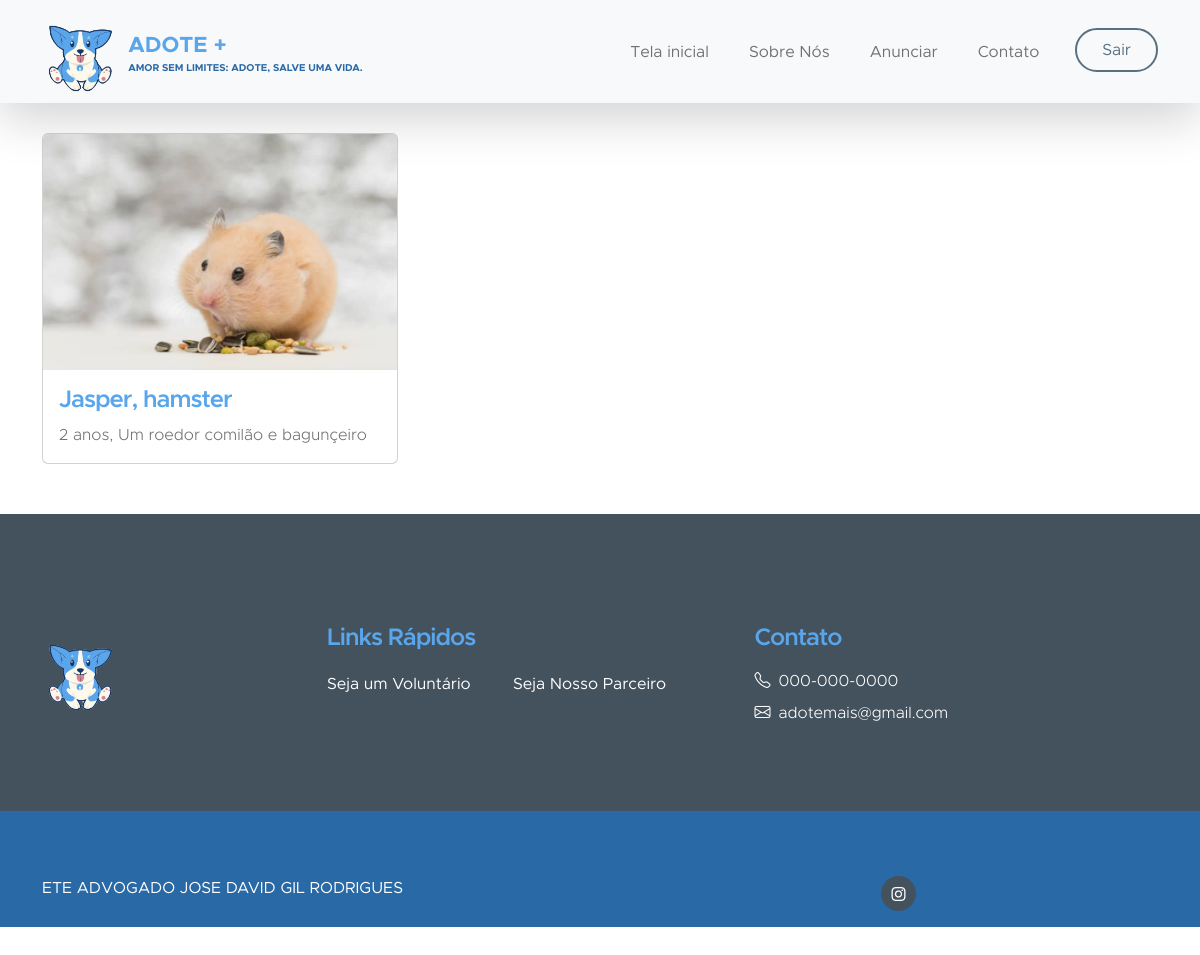
/adotar/hamster (signed in), run on the app's committed database.
### app/models/tables.py (models this page shows, shortened)
class Animal(db.Model):
    __tablename__= "animal" #nome da tabela já definida
    id = db.Column(db.Integer, primary_key=True)
    nome = db.Column(db.String(20), nullable=False)
    raca = db.Column(db.String(50), nullable=False)
    especie = db.Column(db.String(50), nullable=False)
    cor = db.Column(db.String(50), nullable=False)
    idade = db.Column(db.Integer, nullable=False)
    descricao = db.Column(db.Text, nullable=False)
    esterilizado = db.Column(db.Boolean)
    foto = db.Column(db.String(200), nullable=False)

### app/controllers/routes.py (the view)
@app.route('/adotar', defaults={'especie' : None})
@app.route('/adotar/<especie>')
def adotar(especie):
    if especie:
        animais = Animal.query.filter_by(especie=especie).all()
    else:
        animais = Animal.query.all()  # Busque todos os animais do banco de dados
    if current_user.is_authenticated:
        return render_template('adotar_logged_in.html', user=current_user, animais=animais)
    return render_template('adotar.html', animais=animais)

### app/models/tables.py (called while the page is built)
@login_manager.user_loader
def get_user(user_id):
    return User.query.filter_by(id=user_id).first()

    @property
    def is_authenticated(self):
        return True

### app/templates/adotar_logged_in.html (shortened to what this page needs)
<!DOCTYPE html>
    <html lang="en">
    <head>
        <link href="{{ url_for('static', filename='css/bootstrap.min.css') }}" rel="stylesheet">
        <link href="{{ url_for('static', filename='css/bootstrap-icons.css') }}" rel="stylesheet">
        <link href="{{ url_for('static', filename='css/index.css') }}" rel="stylesheet">
    </head>
    <body id="section_1">
        <header>
            <nav class="navbar navbar-expand-lg bg-light shadow-lg">
                <div class="container">
                    <a class="navbar-brand" href="/index">
                        <img src="{{ url_for('static', filename='images/logo.png') }}" class="logo img-fluid" alt="Kind Heart Charity">
                        <span>
                            ADOTE +
                            <small>Amor sem limites: adote, salve uma vida.</small>
                        </span>
                    </a>
                    <div class="collapse navbar-collapse" id="navbarNav">
                        <ul class="navbar-nav ms-auto">
                            <li class="nav-item">
                                <a class="nav-link click-scroll" href="/index">Tela inicial</a>
                            </li>
                            <li class="nav-item">
                                <a class="nav-link click-scroll" href="/index#section_3">Sobre Nós</a>
                            </li>
                            <li class="nav-item">
                                <a class="nav-link click-scroll" href="/anunciar">Anunciar</a>
                            </li>
                            <li class="nav-item">
                                <a class="nav-link click-scroll" href="/index#section_4">Contato</a>
                            </li>
                            <li class="nav-item ms-3">
                                <a class="nav-link custom-btn custom-border-btn btn" href="/logout">Sair</a>
                            </li>
                        </ul>
                    </div>
                </div>
            </nav>
        </header>
        <div class="container">
            <div class="row animal-list">
                {% for animal in animais %}
                    <div class="col-sm-4">
                        <a href="{{ url_for('animal_detalhes', animal_id=animal.id) }}">
                            <div class="card h-100 d-flex flex-column justify-content-between">
                                <img class="card-img-top" src="{{ url_for('static', filename='uploads/' + animal.foto) }}" alt="{{ animal.nome }}">
                                <div class="card-body">
                                    <h5 class="card-title">{{ animal.nome }}, {{ animal.especie }}</h5>
                                    <p class="card-text">{{animal.idade}} anos, {{animal.descricao}} </p>
                                </div>
                            </div>
                        </div>
                {% endfor %}
            </div>
        </div>
        <footer class="site-footer">
            <div class="container">
                <div class="row">
                    <div class="col-lg-3 col-12 mb-4">
                        <a href="#top">
                            <img src="{{ url_for('static', filename='images/logo.png') }}" class="logo img-fluid" alt="">
                        </a>
                    </div>
                    <div class="col-lg-4 col-md-6 col-12 mb-4">
                        <h5 class="site-footer-title mb-3">Links Rápidos</h5>
                        <ul class="footer-menu">
                            <li class="footer-menu-item"><a href="#" class="footer-menu-link" ur>Seja um Voluntário
                                </a></li>
                            <li class="footer-menu-item"><a href="#" class="footer-menu-link">Seja Nosso Parceiro
                                </a></li>
                        </ul>
                    </div>
                    <div class="col-lg-4 col-md-6 col-12 mx-auto">
                        <h5 class="site-footer-title mb-3">Contato</h5>
                        <p class="text-white d-flex mb-2">
                            <i class="bi-telephone me-2"></i>
                            <a href="tel: 120-240-9600" class="site-footer-link">
                                000-000-0000
                            </a>
                        </p>
                        <p class="text-white d-flex">
                            <i class="bi-envelope me-2"></i>
                            <a href="mailto:info@yourgmail.com" class="site-footer-link">
                                adotemais@gmail.com
                    </div>
                </div>
            </div>
            <div class="site-footer-bottom">
                <div class="container">
                    <div class="row">
                        <div class="col-lg-6 col-md-7 col-12">
                            <a href=""> ETE ADVOGADO JOSE DAVID GIL RODRIGUES </a>
                        </div>
                        <div class="col-lg-6 col-md-5 col-12 d-flex justify-content-center align-items-center mx-auto">
                            <ul class="social-icons">
                                <li class="social-icon-item">
                                    <a href="https://www.instagram.com/ete.iburajordao/?igsh=MTMybHkxcXRqanBhMw%3D%3D"" class="social-icon-link bi-instagram"></a>
                                </li>
                            </ul>
                        </div>
                    </div>
                </div>
            </div>
        </footer>
</body>
</html>

### app/static/css/index.css (style rules this page uses)
* { margin:0; padding:0; }
:root { --white-color: #ffffff; --primary-color: #59A6EC; --secondary-color: #2969A6; --section-bg-color: #f0f8ff; --site-footer-bg-color: #44525d; --custom-btn-bg-color: #597081; --custom-btn-bg-hover-color: #59A6EC; --dark-color: #2969A6; --p-color: #717275; --border-color: #e9eaeb; --body-font-family: 'Metropolis', sans-serif; --h1-font-size: 52px; --h2-font-size: 46px; --h3-font-size: 32px; --h4-font-size: 28px; --h5-font-size: 24px; --h6-font-size: 22px; --p-font-size: 16px; --btn-font-size: 18px; --copyright-font-size: 14px; --border-radius-large: 100px; --border-radius-medium: 20px; --border-radius-small: 10px; --font-weight-light: 300; --font-weight-normal: 400; --font-weight-semibold: 600; --font-weight-bold: 700; }
body { background-color: var(--white-color); font-family: var(--body-font-family); }
h2, h3, h4, h5, h6 { color: var(--dark-color); }
h1, h2, h3, h4, h5, h6 { font-weight: var(--font-weight-semibold); letter-spacing: -1px; }
h5 { color: var(--primary-color); font-size: var(--h5-font-size); }
p { color: var(--p-color); font-size: var(--p-font-size); font-weight: var(--font-weight-light); }
ul li { color: var(--p-color); font-size: var(--p-font-size); font-weight: var(--font-weight-normal); }
a, button { touch-action: manipulation; transition: all 0.3s; }
a { color: var(--p-color); text-decoration: none; }
.custom-btn { background: var(--secondary-color); border: 2px solid transparent; border-radius: var(--border-radius-large); color: var(--white-color); font-size: var(--btn-font-size); font-weight: var(--font-weight-normal); line-height: normal; padding: 15px 25px; }
.navbar-expand-lg .navbar-nav .nav-link.custom-btn { color: var(--custom-btn-bg-color); margin-top: 8px; padding: 12px 25px; }
.custom-border-btn { background: transparent; border: 2px solid var(--custom-btn-bg-color); color: var(--primary-color); }
.navbar { background: var(--white-color); z-index: 9; padding-top: 0; padding-bottom: 0; }
.navbar-brand { color: var(--primary-color); font-size: var(--h6-font-size); font-weight: var(--font-weight-bold); }
.navbar-brand span { display: inline-block; vertical-align: middle; }
.navbar-brand small { color: var(--secondary-color); display: block; font-size: 10px; line-height: normal; text-transform: uppercase; }
.logo { width: 80px; height: auto; }
.navbar-expand-lg .navbar-nav .nav-link { margin-right: 0; margin-left: 0; padding: 20px; }
.navbar-nav .nav-link { display: inline-block; color: var(--p-color); font-size: var(--p-font-size); font-weight: var(--font-weight-medium); position: relative; padding-top: 15px; padding-bottom: 15px; }
.site-footer { background-color: var(--site-footer-bg-color); padding-top: 70px; }
.site-footer-bottom { background-color: var(--secondary-color); position: relative; z-index: 2; margin-top: 70px; padding-top: 25px; }
.site-footer-bottom a { color: var(--white-color); }
.site-footer-link { color: var(--white-color); }
.footer-menu { column-count: 2; margin: 0; padding: 0; }
.footer-menu-item { list-style: none; display: block; }
.footer-menu-link { font-size: var(--p-font-size); color: var(--white-color); display: inline-block; vertical-align: middle; margin-right: 10px; margin-bottom: 0px; }
.social-icon-item { list-style: none; display: inline-block; vertical-align: top; }
.social-icon-link { background: var(--site-footer-bg-color); border-radius: var(--border-radius-large); color: var(--white-color); font-size: var(--copyright-font-size); display: block; margin-right: 5px; text-align: center; width: 35px; height: 35px; line-height: 38px; }

### app/templates/adotar_logged_in.html (style rules this page uses)
.col-sm-4 { margin-bottom: 20px; }
.row { margin-top: 40px; margin-bottom: 40px; }
.animal-list { display: flex; flex-wrap: wrap; margin-top: 30px; margin-bottom: 30px; }

### data on the page
Animal: foto (picture), nome "Jasper", especie "hamster", idade "2", descricao "Um roedor comilão e bagunçeiro"
